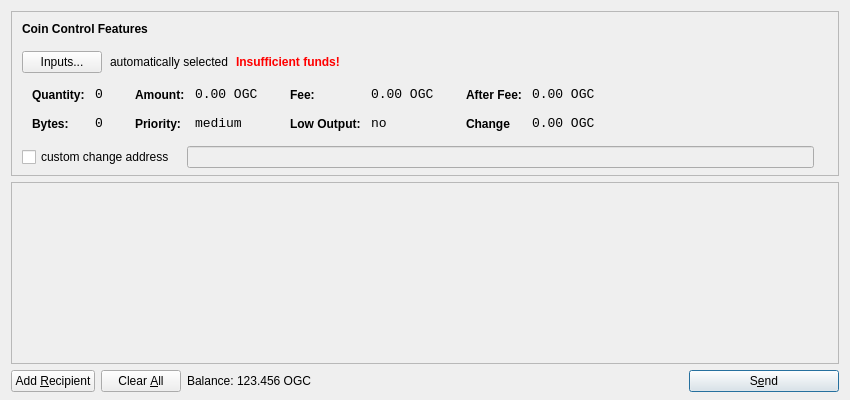
<?xml version="1.0" encoding="UTF-8"?>
<ui version="4.0">
 <class>SendCoinsDialog</class>
 <widget class="QDialog" name="SendCoinsDialog">
  <property name="geometry">
   <rect>
    <x>0</x>
    <y>0</y>
    <width>850</width>
    <height>400</height>
   </rect>
  </property>
  <property name="windowTitle">
   <string>Send Coins</string>
  </property>
  <layout class="QVBoxLayout" name="verticalLayout" stretch="0,1,0">
   <property name="bottomMargin">
    <number>8</number>
   </property>
   <item>
    <widget class="QFrame" name="frameCoinControl">
     <property name="sizePolicy">
      <sizepolicy hsizetype="Expanding" vsizetype="Expanding">
       <horstretch>0</horstretch>
       <verstretch>0</verstretch>
      </sizepolicy>
     </property>
     <property name="maximumSize">
      <size>
       <width>16777215</width>
       <height>16777215</height>
      </size>
     </property>
     <property name="frameShape">
      <enum>QFrame::StyledPanel</enum>
     </property>
     <property name="frameShadow">
      <enum>QFrame::Sunken</enum>
     </property>
     <layout class="QVBoxLayout" name="verticalLayoutCoinControl2">
      <property name="spacing">
       <number>-1</number>
      </property>
      <property name="leftMargin">
       <number>0</number>
      </property>
      <property name="topMargin">
       <number>0</number>
      </property>
      <property name="rightMargin">
       <number>0</number>
      </property>
      <property name="bottomMargin">
       <number>6</number>
      </property>
      <item>
       <layout class="QVBoxLayout" name="verticalLayoutCoinControl" stretch="0,0,0,0,1">
        <property name="spacing">
         <number>0</number>
        </property>
        <property name="leftMargin">
         <number>10</number>
        </property>
        <property name="topMargin">
         <number>10</number>
        </property>
        <item>
         <layout class="QHBoxLayout" name="horizontalLayoutCoinControl1">
          <property name="bottomMargin">
           <number>15</number>
          </property>
          <item>
           <widget class="QLabel" name="labelCoinControlFeatures">
            <property name="sizePolicy">
             <sizepolicy hsizetype="Preferred" vsizetype="Maximum">
              <horstretch>0</horstretch>
              <verstretch>0</verstretch>
             </sizepolicy>
            </property>
            <property name="font">
             <font>
              <weight>75</weight>
              <bold>true</bold>
             </font>
            </property>
            <property name="styleSheet">
             <string notr="true">font-weight:bold;</string>
            </property>
            <property name="text">
             <string>Coin Control Features</string>
            </property>
           </widget>
          </item>
         </layout>
        </item>
        <item>
         <layout class="QHBoxLayout" name="horizontalLayoutCoinControl2" stretch="0,0,0,0">
          <property name="spacing">
           <number>8</number>
          </property>
          <property name="bottomMargin">
           <number>10</number>
          </property>
          <item>
           <widget class="QPushButton" name="pushButtonCoinControl">
            <property name="styleSheet">
             <string notr="true"/>
            </property>
            <property name="text">
             <string>Inputs...</string>
            </property>
           </widget>
          </item>
          <item>
           <widget class="QLabel" name="labelCoinControlAutomaticallySelected">
            <property name="text">
             <string>automatically selected</string>
            </property>
            <property name="margin">
             <number>5</number>
            </property>
           </widget>
          </item>
          <item>
           <widget class="QLabel" name="labelCoinControlInsuffFunds">
            <property name="font">
             <font>
              <weight>75</weight>
              <bold>true</bold>
             </font>
            </property>
            <property name="styleSheet">
             <string notr="true">color:red;font-weight:bold;</string>
            </property>
            <property name="text">
             <string>Insufficient funds!</string>
            </property>
            <property name="margin">
             <number>5</number>
            </property>
           </widget>
          </item>
          <item>
           <spacer name="horizontalSpacerCoinControl">
            <property name="orientation">
             <enum>Qt::Horizontal</enum>
            </property>
            <property name="sizeHint" stdset="0">
             <size>
              <width>40</width>
              <height>1</height>
             </size>
            </property>
           </spacer>
          </item>
         </layout>
        </item>
        <item>
         <widget class="QWidget" name="widgetCoinControl" native="true">
          <property name="sizePolicy">
           <sizepolicy hsizetype="Preferred" vsizetype="Preferred">
            <horstretch>0</horstretch>
            <verstretch>0</verstretch>
           </sizepolicy>
          </property>
          <property name="minimumSize">
           <size>
            <width>0</width>
            <height>0</height>
           </size>
          </property>
          <property name="styleSheet">
           <string notr="true"/>
          </property>
          <layout class="QHBoxLayout" name="horizontalLayoutCoinControl5">
           <property name="margin">
            <number>0</number>
           </property>
           <item>
            <layout class="QHBoxLayout" name="horizontalLayoutCoinControl3" stretch="0,0,0,1">
             <property name="spacing">
              <number>20</number>
             </property>
             <property name="topMargin">
              <number>0</number>
             </property>
             <property name="bottomMargin">
              <number>10</number>
             </property>
             <item>
              <layout class="QFormLayout" name="formLayoutCoinControl1">
               <property name="horizontalSpacing">
                <number>10</number>
               </property>
               <property name="verticalSpacing">
                <number>14</number>
               </property>
               <property name="leftMargin">
                <number>10</number>
               </property>
               <property name="topMargin">
                <number>4</number>
               </property>
               <property name="rightMargin">
                <number>6</number>
               </property>
               <item row="0" column="0">
                <widget class="QLabel" name="labelCoinControlQuantityText">
                 <property name="styleSheet">
                  <string notr="true">font-weight:bold;</string>
                 </property>
                 <property name="text">
                  <string>Quantity:</string>
                 </property>
                 <property name="margin">
                  <number>0</number>
                 </property>
                </widget>
               </item>
               <item row="0" column="1">
                <widget class="QLabel" name="labelCoinControlQuantity">
                 <property name="font">
                  <font>
                   <family>Monospace</family>
                   <pointsize>10</pointsize>
                  </font>
                 </property>
                 <property name="cursor">
                  <cursorShape>IBeamCursor</cursorShape>
                 </property>
                 <property name="contextMenuPolicy">
                  <enum>Qt::ActionsContextMenu</enum>
                 </property>
                 <property name="text">
                  <string>0</string>
                 </property>
                 <property name="margin">
                  <number>0</number>
                 </property>
                 <property name="textInteractionFlags">
                  <set>Qt::LinksAccessibleByMouse|Qt::TextSelectableByKeyboard|Qt::TextSelectableByMouse</set>
                 </property>
                </widget>
               </item>
               <item row="1" column="0">
                <widget class="QLabel" name="labelCoinControlBytesText">
                 <property name="styleSheet">
                  <string notr="true">font-weight:bold;</string>
                 </property>
                 <property name="text">
                  <string>Bytes:</string>
                 </property>
                </widget>
               </item>
               <item row="1" column="1">
                <widget class="QLabel" name="labelCoinControlBytes">
                 <property name="font">
                  <font>
                   <family>Monospace</family>
                   <pointsize>10</pointsize>
                  </font>
                 </property>
                 <property name="cursor">
                  <cursorShape>IBeamCursor</cursorShape>
                 </property>
                 <property name="contextMenuPolicy">
                  <enum>Qt::ActionsContextMenu</enum>
                 </property>
                 <property name="text">
                  <string>0</string>
                 </property>
                 <property name="textInteractionFlags">
                  <set>Qt::LinksAccessibleByMouse|Qt::TextSelectableByKeyboard|Qt::TextSelectableByMouse</set>
                 </property>
                </widget>
               </item>
              </layout>
             </item>
             <item>
              <layout class="QFormLayout" name="formLayoutCoinControl2">
               <property name="horizontalSpacing">
                <number>10</number>
               </property>
               <property name="verticalSpacing">
                <number>14</number>
               </property>
               <property name="leftMargin">
                <number>6</number>
               </property>
               <property name="topMargin">
                <number>4</number>
               </property>
               <property name="rightMargin">
                <number>6</number>
               </property>
               <item row="0" column="0">
                <widget class="QLabel" name="labelCoinControlAmountText">
                 <property name="styleSheet">
                  <string notr="true">font-weight:bold;</string>
                 </property>
                 <property name="text">
                  <string>Amount:</string>
                 </property>
                 <property name="margin">
                  <number>0</number>
                 </property>
                </widget>
               </item>
               <item row="0" column="1">
                <widget class="QLabel" name="labelCoinControlAmount">
                 <property name="font">
                  <font>
                   <family>Monospace</family>
                   <pointsize>10</pointsize>
                  </font>
                 </property>
                 <property name="cursor">
                  <cursorShape>IBeamCursor</cursorShape>
                 </property>
                 <property name="contextMenuPolicy">
                  <enum>Qt::ActionsContextMenu</enum>
                 </property>
                 <property name="text">
                  <string notr="true">0.00 OGC</string>
                 </property>
                 <property name="textInteractionFlags">
                  <set>Qt::LinksAccessibleByMouse|Qt::TextSelectableByKeyboard|Qt::TextSelectableByMouse</set>
                 </property>
                </widget>
               </item>
               <item row="1" column="0">
                <widget class="QLabel" name="labelCoinControlPriorityText">
                 <property name="styleSheet">
                  <string notr="true">font-weight:bold;</string>
                 </property>
                 <property name="text">
                  <string>Priority:</string>
                 </property>
                </widget>
               </item>
               <item row="1" column="1">
                <widget class="QLabel" name="labelCoinControlPriority">
                 <property name="font">
                  <font>
                   <family>Monospace</family>
                   <pointsize>10</pointsize>
                  </font>
                 </property>
                 <property name="cursor">
                  <cursorShape>IBeamCursor</cursorShape>
                 </property>
                 <property name="contextMenuPolicy">
                  <enum>Qt::ActionsContextMenu</enum>
                 </property>
                 <property name="text">
                  <string>medium</string>
                 </property>
                 <property name="textInteractionFlags">
                  <set>Qt::LinksAccessibleByMouse|Qt::TextSelectableByKeyboard|Qt::TextSelectableByMouse</set>
                 </property>
                </widget>
               </item>
              </layout>
             </item>
             <item>
              <layout class="QFormLayout" name="formLayoutCoinControl3">
               <property name="horizontalSpacing">
                <number>10</number>
               </property>
               <property name="verticalSpacing">
                <number>14</number>
               </property>
               <property name="leftMargin">
                <number>6</number>
               </property>
               <property name="topMargin">
                <number>4</number>
               </property>
               <property name="rightMargin">
                <number>6</number>
               </property>
               <item row="0" column="0">
                <widget class="QLabel" name="labelCoinControlFeeText">
                 <property name="styleSheet">
                  <string notr="true">font-weight:bold;</string>
                 </property>
                 <property name="text">
                  <string>Fee:</string>
                 </property>
                 <property name="margin">
                  <number>0</number>
                 </property>
                </widget>
               </item>
               <item row="0" column="1">
                <widget class="QLabel" name="labelCoinControlFee">
                 <property name="font">
                  <font>
                   <family>Monospace</family>
                   <pointsize>10</pointsize>
                  </font>
                 </property>
                 <property name="cursor">
                  <cursorShape>IBeamCursor</cursorShape>
                 </property>
                 <property name="contextMenuPolicy">
                  <enum>Qt::ActionsContextMenu</enum>
                 </property>
                 <property name="text">
                  <string notr="true">0.00 OGC</string>
                 </property>
                 <property name="textInteractionFlags">
                  <set>Qt::LinksAccessibleByMouse|Qt::TextSelectableByKeyboard|Qt::TextSelectableByMouse</set>
                 </property>
                </widget>
               </item>
               <item row="1" column="0">
                <widget class="QLabel" name="labelCoinControlLowOutputText">
                 <property name="styleSheet">
                  <string notr="true">font-weight:bold;</string>
                 </property>
                 <property name="text">
                  <string>Low Output:</string>
                 </property>
                </widget>
               </item>
               <item row="1" column="1">
                <widget class="QLabel" name="labelCoinControlLowOutput">
                 <property name="font">
                  <font>
                   <family>Monospace</family>
                   <pointsize>10</pointsize>
                  </font>
                 </property>
                 <property name="cursor">
                  <cursorShape>IBeamCursor</cursorShape>
                 </property>
                 <property name="contextMenuPolicy">
                  <enum>Qt::ActionsContextMenu</enum>
                 </property>
                 <property name="text">
                  <string>no</string>
                 </property>
                 <property name="textInteractionFlags">
                  <set>Qt::LinksAccessibleByMouse|Qt::TextSelectableByKeyboard|Qt::TextSelectableByMouse</set>
                 </property>
                </widget>
               </item>
              </layout>
             </item>
             <item>
              <layout class="QFormLayout" name="formLayoutCoinControl4">
               <property name="horizontalSpacing">
                <number>10</number>
               </property>
               <property name="verticalSpacing">
                <number>14</number>
               </property>
               <property name="leftMargin">
                <number>6</number>
               </property>
               <property name="topMargin">
                <number>4</number>
               </property>
               <property name="rightMargin">
                <number>6</number>
               </property>
               <item row="0" column="0">
                <widget class="QLabel" name="labelCoinControlAfterFeeText">
                 <property name="styleSheet">
                  <string notr="true">font-weight:bold;</string>
                 </property>
                 <property name="text">
                  <string>After Fee:</string>
                 </property>
                 <property name="margin">
                  <number>0</number>
                 </property>
                </widget>
               </item>
               <item row="0" column="1">
                <widget class="QLabel" name="labelCoinControlAfterFee">
                 <property name="font">
                  <font>
                   <family>Monospace</family>
                   <pointsize>10</pointsize>
                  </font>
                 </property>
                 <property name="cursor">
                  <cursorShape>IBeamCursor</cursorShape>
                 </property>
                 <property name="contextMenuPolicy">
                  <enum>Qt::ActionsContextMenu</enum>
                 </property>
                 <property name="text">
                  <string notr="true">0.00 OGC</string>
                 </property>
                 <property name="textInteractionFlags">
                  <set>Qt::LinksAccessibleByMouse|Qt::TextSelectableByKeyboard|Qt::TextSelectableByMouse</set>
                 </property>
                </widget>
               </item>
               <item row="1" column="0">
                <widget class="QLabel" name="labelCoinControlChangeText">
                 <property name="styleSheet">
                  <string notr="true">font-weight:bold;</string>
                 </property>
                 <property name="text">
                  <string>Change</string>
                 </property>
                </widget>
               </item>
               <item row="1" column="1">
                <widget class="QLabel" name="labelCoinControlChange">
                 <property name="font">
                  <font>
                   <family>Monospace</family>
                   <pointsize>10</pointsize>
                  </font>
                 </property>
                 <property name="cursor">
                  <cursorShape>IBeamCursor</cursorShape>
                 </property>
                 <property name="contextMenuPolicy">
                  <enum>Qt::ActionsContextMenu</enum>
                 </property>
                 <property name="text">
                  <string notr="true">0.00 OGC</string>
                 </property>
                 <property name="textInteractionFlags">
                  <set>Qt::LinksAccessibleByMouse|Qt::TextSelectableByKeyboard|Qt::TextSelectableByMouse</set>
                 </property>
                </widget>
               </item>
              </layout>
             </item>
            </layout>
           </item>
          </layout>
         </widget>
        </item>
        <item>
         <layout class="QHBoxLayout" name="horizontalLayoutCoinControl4" stretch="0,0,0">
          <property name="spacing">
           <number>12</number>
          </property>
          <property name="sizeConstraint">
           <enum>QLayout::SetDefaultConstraint</enum>
          </property>
          <property name="topMargin">
           <number>5</number>
          </property>
          <property name="rightMargin">
           <number>5</number>
          </property>
          <item>
           <widget class="QCheckBox" name="checkBoxCoinControlChange">
            <property name="text">
             <string>custom change address</string>
            </property>
           </widget>
          </item>
          <item>
           <widget class="QLineEdit" name="lineEditCoinControlChange">
            <property name="enabled">
             <bool>false</bool>
            </property>
            <property name="sizePolicy">
             <sizepolicy hsizetype="Expanding" vsizetype="Fixed">
              <horstretch>0</horstretch>
              <verstretch>0</verstretch>
             </sizepolicy>
            </property>
           </widget>
          </item>
          <item>
           <widget class="QLabel" name="labelCoinControlChangeLabel">
            <property name="sizePolicy">
             <sizepolicy hsizetype="Preferred" vsizetype="Expanding">
              <horstretch>0</horstretch>
              <verstretch>0</verstretch>
             </sizepolicy>
            </property>
            <property name="minimumSize">
             <size>
              <width>0</width>
              <height>0</height>
             </size>
            </property>
            <property name="text">
             <string/>
            </property>
            <property name="margin">
             <number>3</number>
            </property>
           </widget>
          </item>
         </layout>
        </item>
        <item>
         <spacer name="verticalSpacerCoinControl">
          <property name="orientation">
           <enum>Qt::Vertical</enum>
          </property>
          <property name="sizeHint" stdset="0">
           <size>
            <width>800</width>
            <height>1</height>
           </size>
          </property>
         </spacer>
        </item>
       </layout>
      </item>
     </layout>
    </widget>
   </item>
   <item>
    <widget class="QScrollArea" name="scrollArea">
     <property name="widgetResizable">
      <bool>true</bool>
     </property>
     <widget class="QWidget" name="scrollAreaWidgetContents">
      <property name="geometry">
       <rect>
        <x>0</x>
        <y>0</y>
        <width>830</width>
        <height>165</height>
       </rect>
      </property>
      <layout class="QVBoxLayout" name="verticalLayout_2">
       <property name="margin">
        <number>0</number>
       </property>
       <item>
        <layout class="QVBoxLayout" name="entries">
         <property name="spacing">
          <number>6</number>
         </property>
        </layout>
       </item>
       <item>
        <spacer name="verticalSpacer">
         <property name="orientation">
          <enum>Qt::Vertical</enum>
         </property>
         <property name="sizeHint" stdset="0">
          <size>
           <width>20</width>
           <height>40</height>
          </size>
         </property>
        </spacer>
       </item>
      </layout>
     </widget>
    </widget>
   </item>
   <item>
    <layout class="QHBoxLayout" name="horizontalLayout">
     <item>
      <widget class="QPushButton" name="addButton">
       <property name="toolTip">
        <string>Send to multiple recipients at once</string>
       </property>
       <property name="text">
        <string>Add &amp;Recipient</string>
       </property>
       <property name="autoDefault">
        <bool>false</bool>
       </property>
      </widget>
     </item>
     <item>
      <widget class="QPushButton" name="clearButton">
       <property name="sizePolicy">
        <sizepolicy hsizetype="Minimum" vsizetype="Fixed">
         <horstretch>0</horstretch>
         <verstretch>0</verstretch>
        </sizepolicy>
       </property>
       <property name="toolTip">
        <string>Remove all transaction fields</string>
       </property>
       <property name="text">
        <string>Clear &amp;All</string>
       </property>
       <property name="autoRepeatDelay">
        <number>300</number>
       </property>
       <property name="autoDefault">
        <bool>false</bool>
       </property>
      </widget>
     </item>
     <item>
      <layout class="QHBoxLayout" name="horizontalLayout_2">
       <property name="spacing">
        <number>3</number>
       </property>
       <item>
        <widget class="QLabel" name="label">
         <property name="sizePolicy">
          <sizepolicy hsizetype="Preferred" vsizetype="Fixed">
           <horstretch>0</horstretch>
           <verstretch>0</verstretch>
          </sizepolicy>
         </property>
         <property name="text">
          <string>Balance:</string>
         </property>
        </widget>
       </item>
       <item>
        <widget class="QLabel" name="labelBalance">
         <property name="sizePolicy">
          <sizepolicy hsizetype="Preferred" vsizetype="Fixed">
           <horstretch>0</horstretch>
           <verstretch>0</verstretch>
          </sizepolicy>
         </property>
         <property name="cursor">
          <cursorShape>IBeamCursor</cursorShape>
         </property>
         <property name="text">
          <string notr="true">123.456 OGC</string>
         </property>
         <property name="textInteractionFlags">
          <set>Qt::LinksAccessibleByMouse|Qt::TextSelectableByKeyboard|Qt::TextSelectableByMouse</set>
         </property>
        </widget>
       </item>
      </layout>
     </item>
     <item>
      <spacer name="horizontalSpacer">
       <property name="orientation">
        <enum>Qt::Horizontal</enum>
       </property>
       <property name="sizeHint" stdset="0">
        <size>
         <width>40</width>
         <height>20</height>
        </size>
       </property>
      </spacer>
     </item>
     <item>
      <widget class="QPushButton" name="sendButton">
       <property name="minimumSize">
        <size>
         <width>150</width>
         <height>0</height>
        </size>
       </property>
       <property name="toolTip">
        <string>Confirm the send action</string>
       </property>
       <property name="text">
        <string>S&amp;end</string>
       </property>
       <property name="icon">
        <iconset resource="../bitcoin.qrc">
         <normaloff>:/icons/send</normaloff>:/icons/send</iconset>
       </property>
       <property name="default">
        <bool>true</bool>
       </property>
      </widget>
     </item>
    </layout>
   </item>
  </layout>
 </widget>
 <resources>
  <include location="../bitcoin.qrc"/>
 </resources>
 <connections/>
</ui>
